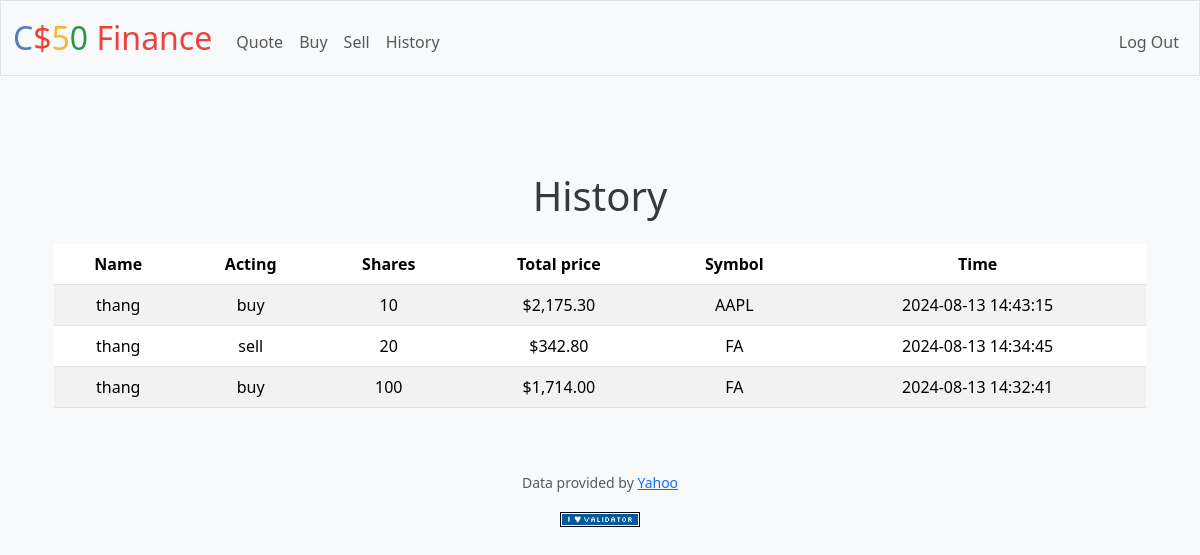
The app's page /history (signed in) with its own data.
### tables this page shows
CREATE TABLE acquisition (
    user_id INTEGER,
    shares INTEGER,
    price NUMERIC NOT NULL,
    purpose TEXT NOT NULL,
    symbol TEXT NOT NULL,
    time TEXT NOT NULL,
    FOREIGN KEY (user_id) REFERENCES users (id)
);

CREATE TABLE users (id INTEGER PRIMARY KEY AUTOINCREMENT NOT NULL, username TEXT NOT NULL, hash TEXT NOT NULL, cash NUMERIC NOT NULL DEFAULT 10000.00);

### app.py (the view)
@app.route("/history")
@login_required
def history():
    conn = get_db_connection()
    historys = conn.execute(
        "SELECT username, purpose, shares, price, UPPER(symbol) AS symbols, cash, time FROM acquisition JOIN users ON acquisition.user_id = users.id WHERE id = ? ORDER BY time DESC", (session["user_id"],)).fetchall()
    conn.close()
    return render_template("history.html", historys=historys)

### app.py (called while the page is built)
def get_db_connection():
    conn = sqlite3.connect("finance.db")
    conn.row_factory = sqlite3.Row
    return conn

@app.after_request
def after_request(response):
    response.headers["Cache-Control"] = "no-cache, no-store, must-revalidate"
    response.headers["Expires"] = 0
    response.headers["Pragma"] = "no-cache"
    return response

### helpers.py (called while the page is built)
def login_required(f):
    @wraps(f)
    def decorated_function(*args, **kwargs):
        if session.get("user_id") is None:
            return redirect("/login")
        return f(*args, **kwargs)
    return decorated_function

def usd(value):
    return f"${value:,.2f}"

### templates/history.html (shortened to what this page needs)
{% extends "layout.html" %}
{% block main %}
<div class="container mt-5">
    <h1 class="mb-4">History</h1>
    <table class="table table-striped table-hover">
        <thead class="thead-dark">
            <tr>
                <th>Name</th>
                <th>Acting</th>
                <th>Shares</th>
                <th>Total price</th>
                <th>Symbol</th>
                <th>Time</th>
            </tr>
        </thead>
        <tbody>
            {% for history in historys %}
            <tr>
                <td>{{ history["username"] }}</td>
                <td>{{ history["purpose"] }}</td>
                <td>{{ history["shares"] }}</td>
                <td>{{ history["price"] | usd}}</td>
                <td>{{ history["symbols"] }}</td>
                <td>{{ history["time"] }}</td>
            </tr>
            {% endfor %}
        </tbody>
    </table>
</div>
{% endblock %}

### static/styles.css (style rules this page uses)
body { background-color: #f8f9fa; }
h1 { color: #343a40; }
.table { margin-top: 20px; }

### records on screen
acquisition: username "thang", purpose "buy", shares "10", price "$2,175.30", symbols "AAPL", time "2024-08-13 14:43:15"
acquisition: username "thang", purpose "sell", shares "20", price "$342.80", symbols "FA", time "2024-08-13 14:34:45"
acquisition: username "thang", purpose "buy", shares "100", price "$1,714.00", symbols "FA", time "2024-08-13 14:32:41"
